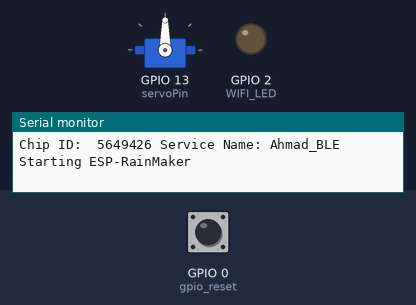
The sketch below on a simulated ESP32. Shown: servo, output pins drawn as LEDs (lit = HIGH), the last lines printed to the serial monitor. The test bench sets the inputs (shaded band); at power-on: GPIO 0 (gpio_reset) HIGH. WiFi joins after 1.5 s; servers stay silent unless stated.

Above: at 1.2 s.
1.3 s: GPIO 0 (gpio_reset) pulled LOW for 0.15 s
At 1.8 s:
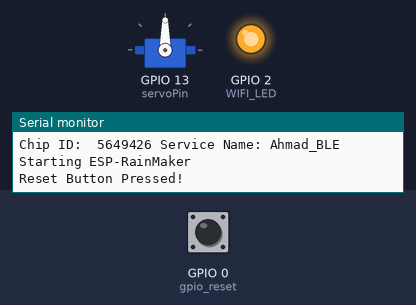
Timing chart, 0 to 4.3 s (numbered marks = the images above; inputs shaded):
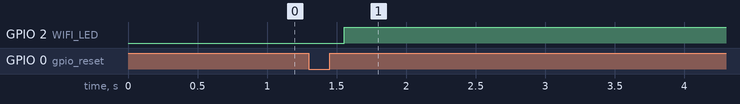

The sketch:

esp32-servo.ino
```cpp
/* ------------------------------------------------------------------------
 * Created by: Tauseef Ahmad
 * Created on: 22 March, 2023
 *
 * Tutorial: https://youtu.be/xqxB0rRrodU
 * ------------------------------------------------------------------------
 * Download Resources
 * ------------------------------------------------------------------------
 * Preferences--> Aditional boards Manager URLs :
 * For ESP32 - Version 2.0.6
 * https://raw.githubusercontent.com/espressif/arduino-esp32/gh-pages/package_esp32_index.json
 * ------------------------------------------------------------------------
 * Install ESP32Servo Library 0.12.1
 * ------------------------------------------------------------------------*/

//---------------------------------------------------
#include "RMaker.h"
#include "WiFi.h"
#include "WiFiProv.h"
//---------------------------------------------------
#include <Servo.h>

Servo myservo;
int servoPin = 13;
//---------------------------------------------------
const char *service_name = "Ahmad_BLE";
const char *pop = "12345678";
//---------------------------------------------------
static uint8_t WIFI_LED    = 2;   //D2
static uint8_t gpio_reset = 0;
//---------------------------------------------------
//Declaring Devices
//The framework provides some standard device types
//like switch, lightbulb, fan, temperature sensor.
static Fan my_fan("Fan");
#define DEFAULT_DIMMER_LEVEL 0

/****************************************************************************************************
 * sysProvEvent Function
*****************************************************************************************************/
void sysProvEvent(arduino_event_t *sys_event)
{
    switch (sys_event->event_id) {
        case ARDUINO_EVENT_PROV_START:
#if CONFIG_IDF_TARGET_ESP32
        Serial.printf("\nProvisioning Started with name \"%s\" and PoP \"%s\" on BLE\n", service_name, pop);
        printQR(service_name, pop, "ble");
#else
        Serial.printf("\nProvisioning Started with name \"%s\" and PoP \"%s\" on SoftAP\n", service_name, pop);
        printQR(service_name, pop, "softap");
#endif
        break;
        case ARDUINO_EVENT_WIFI_STA_CONNECTED:
        Serial.printf("\nConnected to Wi-Fi!\n");
        digitalWrite(WIFI_LED, HIGH);
        break;
    }
}

/****************************************************************************************************
 * write_callback Function
*****************************************************************************************************/
void write_callback(Device *device, Param *param, const param_val_t val, void *priv_data, write_ctx_t *ctx)
{
    const char *device_name = device->getDeviceName();
    const char *param_name = param->getParamName();
    //----------------------------------------------------------------------------------
    if(strcmp(device_name, "Fan") == 0) {
      //Serial.printf("Fan = %s\n", val.val.b? "true" : "false");
      if(strcmp(param_name, "Power") == 0) {
        //int fan_on_off_value = val.val.b;
        //Serial.printf("\nReceived value = %d for %s - %s\n", fan_on_off_value, device_name, param_name);
        //param->updateAndReport(val);
      } else if (strcmp(param_name, "Level") == 0) {
        int pos = val.val.i;
        Serial.printf("\nReceived value = %d for %s - %s\n", pos, device_name, param_name);
        myservo.write(pos);
        delay(15); // waits 15ms for the servo to reach the position
        //param->updateAndReport(val);
      }
    }
    //----------------------------------------------------------------------------------
}

/****************************************************************************************************
 * setup Function
*****************************************************************************************************/
void setup(){
  //------------------------------------------------------------------------------
  uint32_t chipId = 0;
  Serial.begin(115200);
  //------------------------------------------------------------------------------
  myservo.attach(servoPin);
  //------------------------------------------------------------------------------
  pinMode(gpio_reset, INPUT);
  pinMode(WIFI_LED, OUTPUT);
  digitalWrite(WIFI_LED, LOW);
  //------------------------------------------------------------------------------
  Node my_node;
  my_node = RMaker.initNode("Room 1");

  //Standard switch device. Add switch device to the node
  Param level_param("Level", "custom.param.level", value(DEFAULT_DIMMER_LEVEL), PROP_FLAG_READ | PROP_FLAG_WRITE);
  level_param.addBounds(value(0), value(180), value(1)); //sart_value, end_value, interval
  level_param.addUIType(ESP_RMAKER_UI_SLIDER);
  my_fan.addParam(level_param);

  my_fan.addCb(write_callback);

  my_node.addDevice(my_fan);
  my_fan.updateAndReportParam(ESP_RMAKER_DEF_POWER_NAME, 0);

  //------------------------------------------------------------------------------
  //This is optional
  RMaker.enableOTA(OTA_USING_PARAMS);
  //If you want to enable scheduling, set time zone for your region using setTimeZone().
  //The list of available values are provided here https://rainmaker.espressif.com/docs/time-service.html
  // RMaker.setTimeZone("Asia/Shanghai");
  // Alternatively, enable the Timezone service and let the phone apps set the appropriate timezone
  RMaker.enableTZService();
  RMaker.enableSchedule();
  //------------------------------------------------------------------------------
  //Service Name
  for(int i=0; i<17; i=i+8) {
    chipId |= ((ESP.getEfuseMac() >> (40 - i)) & 0xff) << i;
  }

  Serial.printf("\nChip ID:  %d Service Name: %s\n", chipId, service_name);
  //------------------------------------------------------------------------------
  Serial.printf("\nStarting ESP-RainMaker\n");
  RMaker.start();
  //------------------------------------------------------------------------------
  WiFi.onEvent(sysProvEvent);
  #if CONFIG_IDF_TARGET_ESP32
    WiFiProv.beginProvision(WIFI_PROV_SCHEME_BLE, WIFI_PROV_SCHEME_HANDLER_FREE_BTDM, WIFI_PROV_SECURITY_1, pop, service_name);
  #else
    WiFiProv.beginProvision(WIFI_PROV_SCHEME_SOFTAP, WIFI_PROV_SCHEME_HANDLER_NONE, WIFI_PROV_SECURITY_1, pop, service_name);
  #endif
  //------------------------------------------------------------------------------
}

/****************************************************************************************************
 * loop Function
*****************************************************************************************************/
void loop()
{
  //------------------------------------------------------------------------------
  // Read GPIO0 (external button to reset device
  if(digitalRead(gpio_reset) == LOW) { //Push button pressed
    Serial.printf("Reset Button Pressed!\n");
    // Key debounce handling
    delay(100);
    int startTime = millis();
    while(digitalRead(gpio_reset) == LOW) delay(50);
    int endTime = millis();
    //_______________________________________________________________________
    if ((endTime - startTime) > 10000) {
      // If key pressed for more than 10secs, reset all
      Serial.printf("Reset to factory.\n");
      RMakerFactoryReset(2);
    }
    //_______________________________________________________________________
    else if ((endTime - startTime) > 3000) {
      Serial.printf("Reset Wi-Fi.\n");
      // If key pressed for more than 3secs, but less than 10, reset Wi-Fi
      RMakerWiFiReset(2);
    }
    //_______________________________________________________________________
  }
  //------------------------------------------------------------------------------
  delay(100);

  if (WiFi.status() != WL_CONNECTED){
    //Serial.println("WiFi Not Connected");
    digitalWrite(WIFI_LED, LOW);
  }
  else{
    //Serial.println("WiFi Connected");
    digitalWrite(WIFI_LED, HIGH);
  }
  //------------------------------------------------------------------------------
}
```
